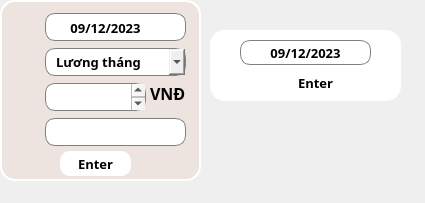
<?xml version="1.0" encoding="UTF-8"?>
<ui version="4.0">
 <class>popup_Thu</class>
 <widget class="QDialog" name="popup_Thu">
  <property name="geometry">
   <rect>
    <x>0</x>
    <y>0</y>
    <width>425</width>
    <height>203</height>
   </rect>
  </property>
  <property name="windowTitle">
   <string>Dialog</string>
  </property>
  <widget class="QFrame" name="frametest">
   <property name="geometry">
    <rect>
     <x>0</x>
     <y>0</y>
     <width>201</width>
     <height>181</height>
    </rect>
   </property>
   <property name="styleSheet">
    <string notr="true">#frametest{
	background-color: #EDE4E0;
	border-radius: 15;
	border: 2px solid white;
}</string>
   </property>
   <property name="frameShape">
    <enum>QFrame::StyledPanel</enum>
   </property>
   <property name="frameShadow">
    <enum>QFrame::Raised</enum>
   </property>
   <widget class="QComboBox" name="comboBox">
    <property name="geometry">
     <rect>
      <x>45</x>
      <y>48</y>
      <width>141</width>
      <height>28</height>
     </rect>
    </property>
    <property name="font">
     <font>
      <family>Samsung Sharp Sans</family>
      <pointsize>10</pointsize>
      <bold>true</bold>
     </font>
    </property>
    <property name="layoutDirection">
     <enum>Qt::LeftToRight</enum>
    </property>
    <property name="autoFillBackground">
     <bool>false</bool>
    </property>
    <property name="styleSheet">
     <string notr="true">QComboBox {
    border: 1px solid gray;
    border-radius: 10px;
    min-width: 6em;
	padding-left: 10;
}

QComboBox:on {
    border-bottom-left-radius: 0px;
    border-bottom-right-radius: 0px;
}

QComboBox QAbstractItemView {
    border-bottom-right-radius: 10px;
    border-bottom-left-radius: 10px;
    background: transparent;
    border: 1px solid gray;
    padding: 4px 4px 4px 4px
}

QComboBox::drop-down {
	image: url(&quot;:/Icon/Image/icons8-down-25.png&quot;);
	width:20;
	padding-left: 5
}
</string>
    </property>
    <property name="editable">
     <bool>false</bool>
    </property>
    <property name="currentIndex">
     <number>0</number>
    </property>
    <property name="maxVisibleItems">
     <number>10</number>
    </property>
    <item>
     <property name="text">
      <string>Lương tháng</string>
     </property>
    </item>
    <item>
     <property name="text">
      <string>Khác</string>
     </property>
    </item>
   </widget>
   <widget class="QPlainTextEdit" name="plainTextEdit_2">
    <property name="geometry">
     <rect>
      <x>45</x>
      <y>118</y>
      <width>141</width>
      <height>28</height>
     </rect>
    </property>
    <property name="font">
     <font>
      <family>Samsung Sharp Sans</family>
      <bold>true</bold>
     </font>
    </property>
    <property name="styleSheet">
     <string notr="true">border-radius: 10;
background-color: white;
border: 1px solid gray;
padding-left: 5</string>
    </property>
    <property name="plainText">
     <string/>
    </property>
   </widget>
   <widget class="QLabel" name="label_11">
    <property name="geometry">
     <rect>
      <x>10</x>
      <y>48</y>
      <width>25</width>
      <height>25</height>
     </rect>
    </property>
    <property name="text">
     <string/>
    </property>
    <property name="pixmap">
     <pixmap resource="ResourceFile.qrc">:/Icon/Image/icons8-goal-40.png</pixmap>
    </property>
    <property name="scaledContents">
     <bool>true</bool>
    </property>
   </widget>
   <widget class="QLabel" name="label_12">
    <property name="geometry">
     <rect>
      <x>10</x>
      <y>83</y>
      <width>25</width>
      <height>25</height>
     </rect>
    </property>
    <property name="text">
     <string/>
    </property>
    <property name="pixmap">
     <pixmap resource="ResourceFile.qrc">:/Icon/Image/icons8-money-40.png</pixmap>
    </property>
    <property name="scaledContents">
     <bool>true</bool>
    </property>
   </widget>
   <widget class="QLabel" name="label_13">
    <property name="geometry">
     <rect>
      <x>10</x>
      <y>118</y>
      <width>25</width>
      <height>25</height>
     </rect>
    </property>
    <property name="text">
     <string/>
    </property>
    <property name="pixmap">
     <pixmap resource="ResourceFile.qrc">:/Icon/Image/icons8-note-40.png</pixmap>
    </property>
    <property name="scaledContents">
     <bool>true</bool>
    </property>
   </widget>
   <widget class="QLabel" name="label">
    <property name="geometry">
     <rect>
      <x>150</x>
      <y>83</y>
      <width>35</width>
      <height>20</height>
     </rect>
    </property>
    <property name="font">
     <font>
      <family>Samsung Sharp Sans</family>
      <pointsize>12</pointsize>
      <bold>true</bold>
     </font>
    </property>
    <property name="text">
     <string>VNĐ</string>
    </property>
   </widget>
   <widget class="QPushButton" name="pushButton_SetThu">
    <property name="geometry">
     <rect>
      <x>60</x>
      <y>151</y>
      <width>71</width>
      <height>25</height>
     </rect>
    </property>
    <property name="font">
     <font>
      <family>Samsung Sharp Sans</family>
      <pointsize>10</pointsize>
      <bold>true</bold>
     </font>
    </property>
    <property name="styleSheet">
     <string notr="true">#pushButton_SetThu
{
	border: 0px solid white;
	background-color: white;
	border-radius: 10px;
}
#pushButton_SetThu::pressed
{
	background-color: #99FFFF;
	border-style: inset;
}
#pushButton_SetThu::hover
{
	background-color: #BBBBBB;
	border-style: inset;
}</string>
    </property>
    <property name="text">
     <string>Enter</string>
    </property>
    <property name="icon">
     <iconset resource="ResourceFile.qrc">
      <normaloff>:/Icon/Image/icons8-next-50.png</normaloff>:/Icon/Image/icons8-next-50.png</iconset>
    </property>
    <property name="iconSize">
     <size>
      <width>20</width>
      <height>20</height>
     </size>
    </property>
   </widget>
   <widget class="QPlainTextEdit" name="plainTextEdit_3">
    <property name="geometry">
     <rect>
      <x>45</x>
      <y>83</y>
      <width>101</width>
      <height>28</height>
     </rect>
    </property>
    <property name="font">
     <font>
      <family>Samsung Sharp Sans</family>
      <pointsize>10</pointsize>
      <bold>true</bold>
     </font>
    </property>
    <property name="styleSheet">
     <string notr="true">border-radius: 10;
background-color: white;
border: 1px solid gray;
padding-left: 8</string>
    </property>
    <property name="plainText">
     <string/>
    </property>
   </widget>
   <widget class="QLabel" name="label_date_selected_2">
    <property name="geometry">
     <rect>
      <x>60</x>
      <y>13</y>
      <width>91</width>
      <height>25</height>
     </rect>
    </property>
    <property name="font">
     <font>
      <family>Samsung Sharp Sans</family>
      <pointsize>10</pointsize>
      <bold>true</bold>
     </font>
    </property>
    <property name="styleSheet">
     <string notr="true">#label_date_selected{
	background-color: white;
	border-radius: 10;
	border: 1px solid white;
	color: black
}</string>
    </property>
    <property name="text">
     <string>09/12/2023</string>
    </property>
    <property name="alignment">
     <set>Qt::AlignCenter</set>
    </property>
   </widget>
   <widget class="QPlainTextEdit" name="plainTextEdit_7">
    <property name="geometry">
     <rect>
      <x>45</x>
      <y>13</y>
      <width>141</width>
      <height>28</height>
     </rect>
    </property>
    <property name="font">
     <font>
      <family>Samsung Sharp Sans</family>
      <bold>true</bold>
     </font>
    </property>
    <property name="styleSheet">
     <string notr="true">border-radius: 10;
background-color: white;
border: 1px solid gray;
padding-left: 5</string>
    </property>
    <property name="plainText">
     <string/>
    </property>
   </widget>
   <widget class="QLabel" name="label_18">
    <property name="geometry">
     <rect>
      <x>8</x>
      <y>13</y>
      <width>31</width>
      <height>31</height>
     </rect>
    </property>
    <property name="text">
     <string/>
    </property>
    <property name="pixmap">
     <pixmap resource="ResourceFile.qrc">:/Icon/Image/icons8-calendar-48.png</pixmap>
    </property>
    <property name="scaledContents">
     <bool>true</bool>
    </property>
   </widget>
   <widget class="QPushButton" name="pushButton_Selectday_Thu">
    <property name="geometry">
     <rect>
      <x>160</x>
      <y>15</y>
      <width>21</width>
      <height>24</height>
     </rect>
    </property>
    <property name="styleSheet">
     <string notr="true">#pushButton_Selectday_Thu
{
	border: 0px solid white;
	background-color: white;
	border-radius: 10px;
}
#pushButton_Selectday_Thu::pressed
{
	background-color: #99FFFF;
	border-style: inset;
}
#pushButton_Selectday_Thu::hover
{
	background-color: #BBBBBB;
	border-style: inset;
}</string>
    </property>
    <property name="text">
     <string/>
    </property>
    <property name="icon">
     <iconset resource="ResourceFile.qrc">
      <normaloff>:/Icon/Image/icons8-calendar-48.png</normaloff>:/Icon/Image/icons8-calendar-48.png</iconset>
    </property>
    <property name="iconSize">
     <size>
      <width>20</width>
      <height>20</height>
     </size>
    </property>
   </widget>
   <widget class="QLabel" name="label_date_selected_Thu">
    <property name="geometry">
     <rect>
      <x>60</x>
      <y>15</y>
      <width>91</width>
      <height>25</height>
     </rect>
    </property>
    <property name="font">
     <font>
      <family>Samsung Sharp Sans</family>
      <pointsize>10</pointsize>
      <bold>true</bold>
     </font>
    </property>
    <property name="styleSheet">
     <string notr="true">#label_date_selected_Thu{
	background-color: white;
	border-radius: 10;
	border: 1px solid white;
	color: black
}</string>
    </property>
    <property name="text">
     <string>09/12/2023</string>
    </property>
    <property name="alignment">
     <set>Qt::AlignCenter</set>
    </property>
   </widget>
  </widget>
  <widget class="QFrame" name="PopupselectDay_Thu">
   <property name="geometry">
    <rect>
     <x>210</x>
     <y>30</y>
     <width>191</width>
     <height>71</height>
    </rect>
   </property>
   <property name="styleSheet">
    <string notr="true">#PopupselectDay_Thu{
	background-color: white;
	border-radius: 15;
	border: 2px solid white;
}</string>
   </property>
   <property name="frameShape">
    <enum>QFrame::StyledPanel</enum>
   </property>
   <property name="frameShadow">
    <enum>QFrame::Raised</enum>
   </property>
   <widget class="QLabel" name="label_21">
    <property name="geometry">
     <rect>
      <x>40</x>
      <y>37</y>
      <width>31</width>
      <height>31</height>
     </rect>
    </property>
    <property name="text">
     <string/>
    </property>
    <property name="pixmap">
     <pixmap resource="ResourceFile.qrc">:/Icon/Image/icons8-calendar-48.png</pixmap>
    </property>
    <property name="scaledContents">
     <bool>true</bool>
    </property>
   </widget>
   <widget class="QPushButton" name="pushButton_SelectedDay_Thu">
    <property name="geometry">
     <rect>
      <x>70</x>
      <y>40</y>
      <width>71</width>
      <height>25</height>
     </rect>
    </property>
    <property name="font">
     <font>
      <family>Samsung Sharp Sans</family>
      <pointsize>10</pointsize>
      <bold>true</bold>
     </font>
    </property>
    <property name="styleSheet">
     <string notr="true">#pushButton_SelectedDay_Thu
{
	border: 0px solid white;
	background-color: white;
	border-radius: 10px;
}
#pushButton_SelectedDay_Thu::pressed
{
	background-color: #99FFFF;
	border-style: inset;
}
#pushButton_SelectedDay_Thu::hover
{
	background-color: #BBBBBB;
	border-style: inset;
}</string>
    </property>
    <property name="text">
     <string>Enter</string>
    </property>
    <property name="icon">
     <iconset resource="ResourceFile.qrc">
      <normaloff>:/Icon/Image/icons8-next-50.png</normaloff>:/Icon/Image/icons8-next-50.png</iconset>
    </property>
    <property name="iconSize">
     <size>
      <width>20</width>
      <height>20</height>
     </size>
    </property>
   </widget>
   <widget class="QPushButton" name="pushButton_back_day_Thu">
    <property name="geometry">
     <rect>
      <x>0</x>
      <y>10</y>
      <width>30</width>
      <height>30</height>
     </rect>
    </property>
    <property name="styleSheet">
     <string notr="true">#pushButton_back_day_Thu
{
	background-color: white ;
	border-radius: 15;
}
#pushButton_back_day_Thu:pressed
{
	background-color: white;
	border-style: inset;
}
#pushButton_back_day_Thu:hover
{
	background-color: #CCFFFF;
	border-style: inset;
}</string>
    </property>
    <property name="text">
     <string/>
    </property>
    <property name="icon">
     <iconset resource="ResourceFile.qrc">
      <normaloff>:/Icon/Image/back.png</normaloff>:/Icon/Image/back.png</iconset>
    </property>
    <property name="iconSize">
     <size>
      <width>30</width>
      <height>30</height>
     </size>
    </property>
   </widget>
   <widget class="QPushButton" name="pushButton_next_day_Thu">
    <property name="geometry">
     <rect>
      <x>160</x>
      <y>10</y>
      <width>30</width>
      <height>30</height>
     </rect>
    </property>
    <property name="styleSheet">
     <string notr="true">#pushButton_next_day_Thu
{
	background-color :white ;
	border-radius: 15;
}
#pushButton_next_day_Thu:pressed
{
	background-color: white;
	border-style: inset;
}
#pushButton_next_day_Thu:hover
{
	background-color: #CCFFFF;
	border-style: inset;
}</string>
    </property>
    <property name="text">
     <string/>
    </property>
    <property name="icon">
     <iconset resource="ResourceFile.qrc">
      <normaloff>:/Icon/Image/next.png</normaloff>:/Icon/Image/next.png</iconset>
    </property>
    <property name="iconSize">
     <size>
      <width>30</width>
      <height>30</height>
     </size>
    </property>
   </widget>
   <widget class="QLabel" name="label_date_select_Thu">
    <property name="geometry">
     <rect>
      <x>30</x>
      <y>10</y>
      <width>131</width>
      <height>25</height>
     </rect>
    </property>
    <property name="font">
     <font>
      <family>Samsung Sharp Sans</family>
      <pointsize>10</pointsize>
      <bold>true</bold>
     </font>
    </property>
    <property name="styleSheet">
     <string notr="true">#label_date_select_Thu{
	background-color: white;
	border-radius: 10;
	border: 1px solid gray;
	color: black
}</string>
    </property>
    <property name="text">
     <string>09/12/2023</string>
    </property>
    <property name="alignment">
     <set>Qt::AlignCenter</set>
    </property>
   </widget>
  </widget>
 </widget>
 <resources>
  <include location="ResourceFile.qrc"/>
 </resources>
 <connections/>
</ui>
